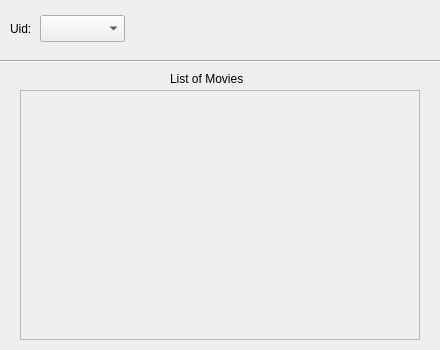
<?xml version="1.0" encoding="UTF-8"?>
<ui version="4.0">
 <class>movielisty1</class>
 <widget class="QWidget" name="movielisty1">
  <property name="geometry">
   <rect>
    <x>0</x>
    <y>0</y>
    <width>440</width>
    <height>350</height>
   </rect>
  </property>
  <property name="windowTitle">
   <string>Form</string>
  </property>
  <widget class="QLabel" name="label">
   <property name="geometry">
    <rect>
     <x>10</x>
     <y>20</y>
     <width>30</width>
     <height>17</height>
    </rect>
   </property>
   <property name="text">
    <string>Uid:</string>
   </property>
  </widget>
  <widget class="QLabel" name="label_2">
   <property name="geometry">
    <rect>
     <x>170</x>
     <y>70</y>
     <width>100</width>
     <height>17</height>
    </rect>
   </property>
   <property name="text">
    <string>List of Movies</string>
   </property>
  </widget>
  <widget class="QComboBox" name="comboBox">
   <property name="geometry">
    <rect>
     <x>40</x>
     <y>15</y>
     <width>85</width>
     <height>27</height>
    </rect>
   </property>
  </widget>
  <widget class="Line" name="line">
   <property name="geometry">
    <rect>
     <x>0</x>
     <y>60</y>
     <width>440</width>
     <height>3</height>
    </rect>
   </property>
   <property name="orientation">
    <enum>Qt::Horizontal</enum>
   </property>
  </widget>
  <widget class="QScrollArea" name="scrollArea">
   <property name="geometry">
    <rect>
     <x>20</x>
     <y>90</y>
     <width>400</width>
     <height>250</height>
    </rect>
   </property>
   <property name="widgetResizable">
    <bool>true</bool>
   </property>
   <widget class="QWidget" name="scrollAreaWidgetContents">
    <property name="geometry">
     <rect>
      <x>0</x>
      <y>0</y>
      <width>398</width>
      <height>248</height>
     </rect>
    </property>
   </widget>
  </widget>
 </widget>
 <resources/>
 <connections/>
</ui>
